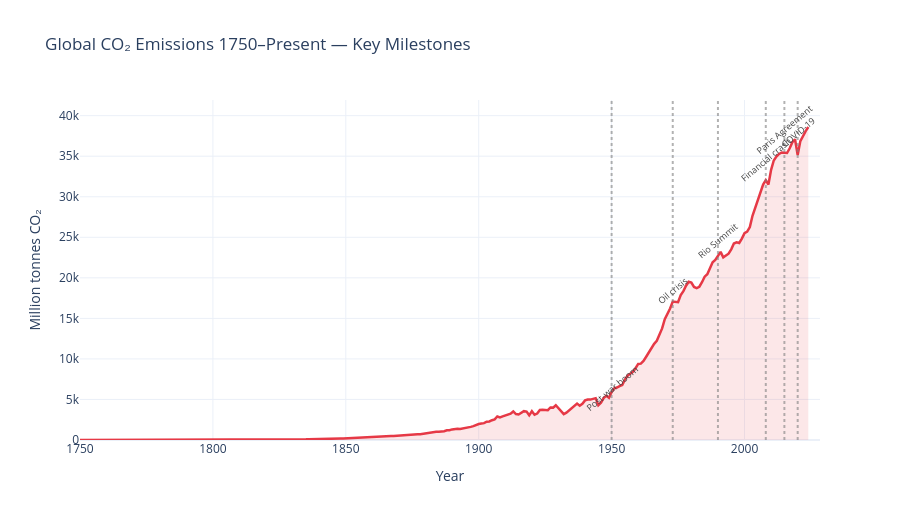

The cell this chart's notebook holds for it:
### Code cell
section("Prototype 1 — Executive overview: global CO₂ trend with annotated milestones")

latest_world = world[world["year"] == world["year"].max()].iloc[0]
base_1990    = world[world["year"] == 1990]["co2"].values[0]
base_2000    = world[world["year"] == 2000]["co2"].values[0]

kpis = pd.DataFrame({
    "KPI": [
        "Latest data year",
        "World total CO₂",
        "Change vs 1990",
        "Change vs 2000",
        "Top emitter",
        "Lowest per-capita emitter (pop > 5M)",
        "Countries tracked",
    ],
    "Value": [
        str(int(latest_world["year"])),
        f"{latest_world['co2']:,.0f} Mt",
        f"{(latest_world['co2']/base_1990 - 1)*100:+.1f}%",
        f"{(latest_world['co2']/base_2000 - 1)*100:+.1f}%",
        latest.nlargest(1,"co2")["country"].values[0],
        latest[latest["population"] > 5_000_000].nsmallest(1,"co2_per_capita")["country"].values[0],
        f"{latest['country'].nunique():,}",
    ]
})
display(kpis)

# Annotated global trend
fig = go.Figure()
fig.add_trace(go.Scatter(
    x=world["year"], y=world["co2"],
    mode="lines", name="World CO₂ (Mt)",
    fill="tozeroy", fillcolor="rgba(230,57,70,0.12)",
    line=dict(color="#e63946", width=2.5)
))

milestones = [
    (1950, "Post-war boom",  world[world["year"]==1950]["co2"].values[0]),
    (1973, "Oil crisis",     world[world["year"]==1973]["co2"].values[0]),
    (1990, "Rio Summit",     world[world["year"]==1990]["co2"].values[0]),
    (2008, "Financial crash",world[world["year"]==2008]["co2"].values[0]),
    (2015, "Paris Agreement",world[world["year"]==2015]["co2"].values[0]),
    (2020, "COVID-19",       world[world["year"]==2020]["co2"].values[0]),
]
for yr, label, yval in milestones:
    fig.add_vline(x=yr, line_dash="dot", line_color="gray", opacity=0.6)
    fig.add_annotation(x=yr, y=yval * 1.08, text=label, showarrow=False,
                       font=dict(size=9, color="#444"), textangle=-40)

fig.update_layout(
    title="Global CO₂ Emissions 1750–Present — Key Milestones",
    xaxis_title="Year", yaxis_title="Million tonnes CO₂",
    height=520, template="plotly_white"
)
fig.show()
print("DataViz concepts: time series, area fill, annotation, preattentive reference lines")

### Figure 1 — Plotly figure (JSON) as saved in the notebook; plotly's stock layout.template omitted (floating-point values rounded to 4 significant figures; data arrays with more than 128 entries replaced by an {"elided": "..."} marker saying what was removed)
{"data": [{"fill": "tozeroy", "fillcolor": "rgba(230,57,70,0.12)", "line": {"color": "#e63946", "width": 2.5}, "mode": "lines", "name": "World CO₂ (Mt)", "type": "scatter", "x": {"elided": "275 int values"}, "y": {"elided": "275 float values"}}], "layout": {"annotations": [{"font": {"color": "#444", "size": 9}, "showarrow": false, "text": "Post-war boom", "textangle": -40, "x": 1950, "y": 6405.0}, {"font": {"color": "#444", "size": 9}, "showarrow": false, "text": "Oil crisis", "textangle": -40, "x": 1973, "y": 18440.0}, {"font": {"color": "#444", "size": 9}, "showarrow": false, "text": "Rio Summit", "textangle": -40, "x": 1990, "y": 24550.0}, {"font": {"color": "#444", "size": 9}, "showarrow": false, "text": "Financial crash", "textangle": -40, "x": 2008, "y": 34610.0}, {"font": {"color": "#444", "size": 9}, "showarrow": false, "text": "Paris Agreement", "textangle": -40, "x": 2015, "y": 38240.0}, {"font": {"color": "#444", "size": 9}, "showarrow": false, "text": "COVID-19", "textangle": -40, "x": 2020, "y": 37970.0}], "height": 520, "shapes": [{"line": {"color": "gray", "dash": "dot"}, "opacity": 0.6, "type": "line", "x0": 1950, "x1": 1950, "xref": "x", "y0": 0, "y1": 1, "yref": "y domain"}, {"line": {"color": "gray", "dash": "dot"}, "opacity": 0.6, "type": "line", "x0": 1973, "x1": 1973, "xref": "x", "y0": 0, "y1": 1, "yref": "y domain"}, {"line": {"color": "gray", "dash": "dot"}, "opacity": 0.6, "type": "line", "x0": 1990, "x1": 1990, "xref": "x", "y0": 0, "y1": 1, "yref": "y domain"}, {"line": {"color": "gray", "dash": "dot"}, "opacity": 0.6, "type": "line", "x0": 2008, "x1": 2008, "xref": "x", "y0": 0, "y1": 1, "yref": "y domain"}, {"line": {"color": "gray", "dash": "dot"}, "opacity": 0.6, "type": "line", "x0": 2015, "x1": 2015, "xref": "x", "y0": 0, "y1": 1, "yref": "y domain"}, {"line": {"color": "gray", "dash": "dot"}, "opacity": 0.6, "type": "line", "x0": 2020, "x1": 2020, "xref": "x", "y0": 0, "y1": 1, "yref": "y domain"}], "title": {"text": "Global CO₂ Emissions 1750–Present — Key Milestones"}, "xaxis": {"title": {"text": "Year"}}, "yaxis": {"title": {"text": "Million tonnes CO₂"}}}}
